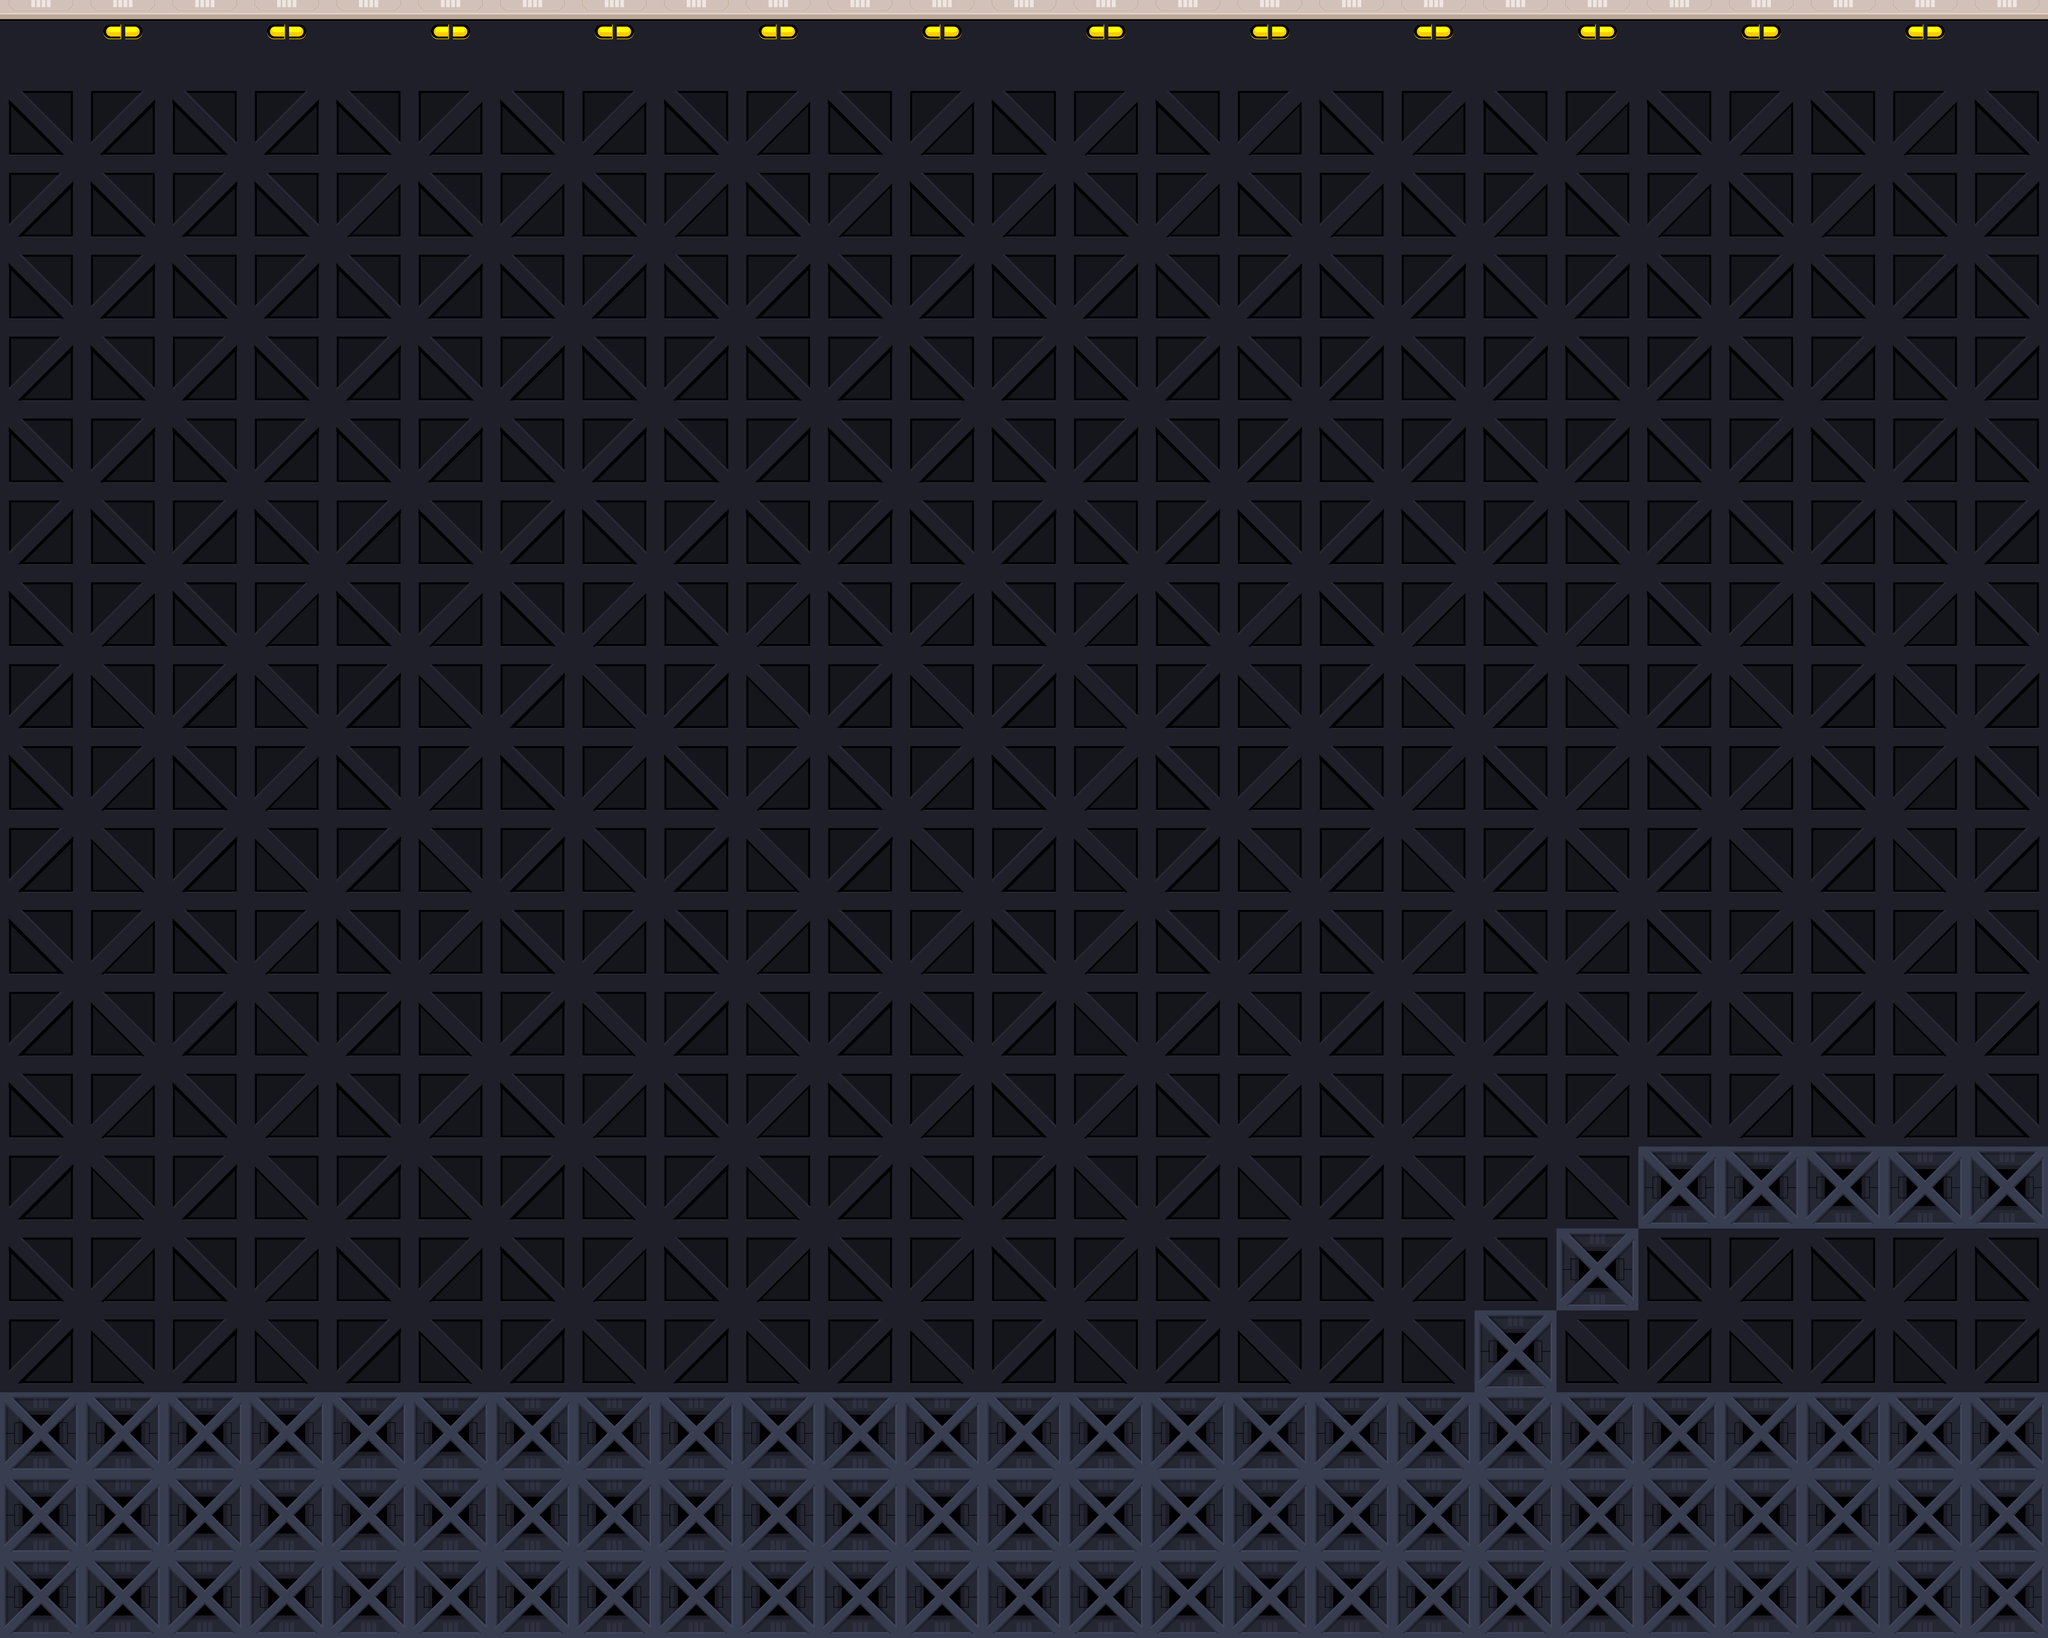

This game map was drawn from its Tiled (.tmx) file and the tilesets committed beside it. A one-line description and the full map source follow:
An orthogonal 25x20 tile map with 256x256 px tiles, 2 tile layers (BackGround, Level_Tiles), 2 tilesets and 6 objects (3x Door, Puzzle, PlayerSpawn).

<map version="1.9" tiledversion="1.9.2" orientation="orthogonal" renderorder="right-down" width="25" height="20" tilewidth="256" tileheight="256" infinite="0" nextlayerid="4" nextobjectid="22">
 <editorsettings>
  <export format="tmx" />
 </editorsettings>
 <tileset firstgid="1" source="Org_Tiles.tsx" />
 <tileset firstgid="37" source="Org_Objects.tsx" />
 <layer id="1" name="BackGround" width="25" height="20">
  <data encoding="csv">
4,3,4,3,4,3,4,3,4,3,4,3,4,3,4,3,4,3,4,3,4,3,4,3,4,
6,5,6,2147483654,6,8,6,8,6,8,6,8,6,8,6,8,6,8,6,8,6,8,6,8,6,
5,6,5,6,8,6,8,6,8,6,8,6,8,6,8,6,8,6,8,6,8,6,8,6,5,
6,2147483654,6,2147483654,6,2147483654,6,2147483654,6,2147483654,6,2147483654,6,2147483654,6,2147483654,6,2147483654,6,2147483654,6,2147483654,6,2147483654,6,
5,2147483653,5,2147483653,5,2147483653,5,2147483653,5,2147483653,5,2147483653,5,2147483653,5,2147483653,5,2147483653,5,2147483653,5,2147483653,5,2147483653,5,
6,2147483654,6,2147483654,6,2147483654,6,2147483654,6,2147483654,6,2147483654,6,2147483654,6,2147483654,6,2147483654,6,2147483654,6,2147483654,6,2147483654,6,
5,2147483653,5,2147483653,5,2147483653,5,2147483653,5,2147483653,5,2147483653,5,2147483653,5,2147483653,5,2147483653,5,2147483653,5,2147483653,5,2147483653,5,
6,8,6,8,6,8,6,8,6,8,6,8,6,8,6,8,6,8,6,8,6,8,6,8,6,
5,7,5,7,5,7,5,7,5,7,5,7,5,7,5,7,5,7,5,7,5,7,5,7,5,
6,8,6,8,6,8,6,8,6,8,6,8,6,8,6,8,6,8,6,8,6,8,6,8,6,
5,7,5,7,5,7,5,7,5,7,5,7,5,7,5,7,5,7,5,7,5,7,5,7,5,
6,8,6,8,6,8,6,8,6,8,6,8,6,8,6,8,6,8,6,8,6,8,6,8,6,
5,7,5,7,5,7,5,7,5,7,5,7,5,7,5,7,5,7,5,7,5,7,5,7,5,
6,8,6,8,6,8,6,8,6,8,6,8,6,8,6,8,6,8,6,8,6,8,6,8,6,
5,7,5,7,5,7,5,7,5,7,5,7,5,7,5,7,5,7,5,7,5,7,5,7,5,
6,8,6,8,6,8,6,8,6,8,6,8,6,8,6,8,6,8,6,8,6,8,6,8,6,
5,7,5,7,5,7,5,7,5,7,5,7,5,7,5,7,5,7,5,7,5,7,5,7,5,
6,8,6,8,6,8,6,8,6,8,6,8,6,8,6,8,6,8,6,8,6,8,6,8,6,
5,7,5,7,5,7,5,7,5,7,5,7,5,7,5,7,5,7,5,7,5,7,5,7,5,
6,8,6,8,6,8,6,8,6,8,6,8,6,8,6,8,6,8,6,8,6,8,6,8,6
</data>
 </layer>
 <layer id="2" name="Level_Tiles" width="25" height="20">
  <data encoding="csv">
0,0,0,0,0,0,0,0,0,0,0,0,0,0,0,0,0,0,0,0,0,0,0,0,0,
0,0,0,0,0,0,0,0,0,0,0,0,0,0,0,0,0,0,0,0,0,0,0,0,0,
0,0,0,0,0,0,0,0,0,0,0,0,0,0,0,0,0,0,0,0,0,0,0,0,0,
0,0,0,0,0,0,0,0,0,0,0,0,0,0,0,0,0,0,0,0,0,0,0,0,0,
0,0,0,0,0,0,0,0,0,0,0,0,0,0,0,0,0,0,0,0,0,0,0,0,0,
0,0,0,0,0,0,0,0,0,0,0,0,0,0,0,0,0,0,0,0,0,0,0,0,0,
0,0,0,0,0,0,0,0,0,0,0,0,0,0,0,0,0,0,0,0,0,0,0,0,0,
0,0,0,0,0,0,0,0,0,0,0,0,0,0,0,0,0,0,0,0,0,0,0,0,0,
0,0,0,0,0,0,0,0,0,0,0,0,0,0,0,0,0,0,0,0,0,0,0,0,0,
0,0,0,0,0,0,0,0,0,0,0,0,0,0,0,0,0,0,0,0,0,0,0,0,0,
0,0,0,0,0,0,0,0,0,0,0,0,0,0,0,0,0,0,0,0,0,0,0,0,0,
0,0,0,0,0,0,0,0,0,0,0,0,0,0,0,0,0,0,0,0,0,0,0,0,0,
0,0,0,0,0,0,0,0,0,0,0,0,0,0,0,0,0,0,0,0,0,0,0,0,0,
0,0,0,0,0,0,0,0,0,0,0,0,0,0,0,0,0,0,0,0,0,0,0,0,0,
0,0,0,0,0,0,0,0,0,0,0,0,0,0,0,0,0,0,0,0,18,18,18,18,18,
0,0,0,0,0,0,0,0,0,0,0,0,0,0,0,0,0,0,0,18,0,0,0,0,0,
0,0,0,0,0,0,0,0,0,0,0,0,0,0,0,0,0,0,18,0,0,0,0,0,0,
18,18,18,18,18,18,18,18,18,18,18,18,18,18,18,18,18,18,18,18,18,18,18,18,18,
18,18,18,18,18,18,18,18,18,18,18,18,18,18,18,18,18,18,18,18,18,18,18,18,18,
18,18,18,18,18,18,18,18,18,18,18,18,18,18,18,18,18,18,18,18,18,18,18,18,18
</data>
 </layer>
 <objectgroup id="3" name="Level_Objects">
  <object id="2" name="Start_Door" class="Door" gid="37" x="76" y="4296" width="704" height="1064" />
  <object id="20" name="Cave_Door" class="Door" gid="37" x="5428" y="3584" width="704" height="1064" />
  <object id="5" name="KeyCode" class="Puzzle" gid="46" x="1651.03" y="4321" width="392" height="913" />
  <object id="6" name="Finish_Door" class="Door" gid="39" x="2788" y="4304" width="721" height="1088" />
  <object id="19" name="PlayerSpawn" x="1008" y="4280">
   <point />
  </object>
  <object id="21" gid="41" x="5108" y="3577" width="328" height="657" />
 </objectgroup>
</map>
